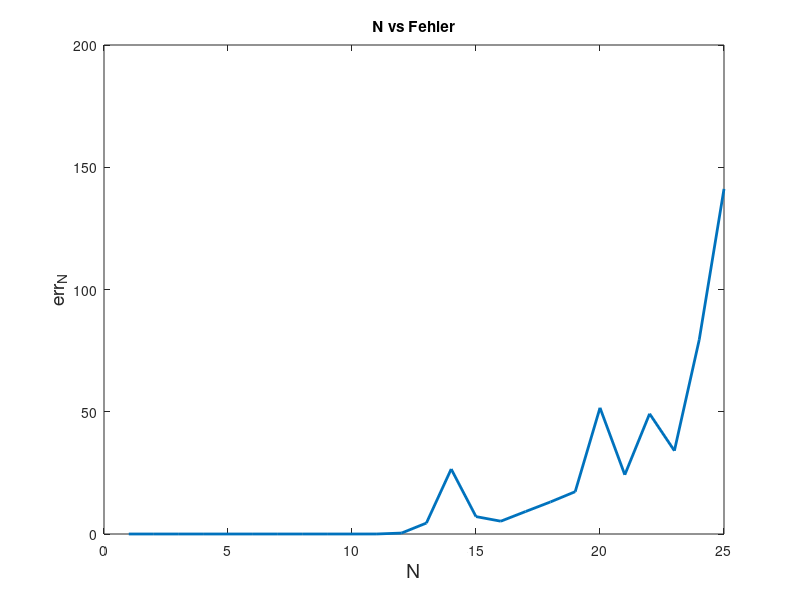
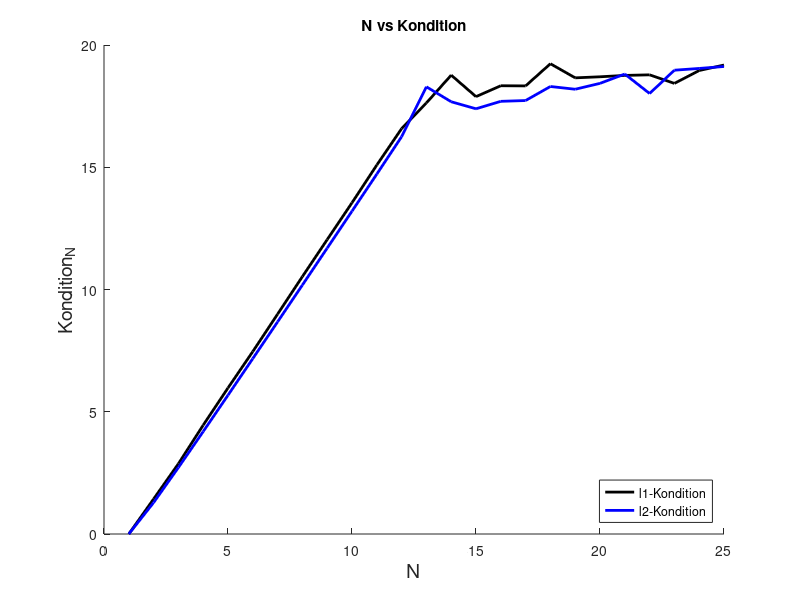

MATLAB code to generate these figures, in order:
%--- File hilbert_example.m ---
% Beispiel: Loese Gleichungssysteme mit der Hilbertmatrix
%           und betrachte den Fehler
NN = 25;
err = zeros(NN,1); kond1 = zeros(NN,1); kond2 = zeros(NN,1);
for N=1:NN
   x = ones(N,1);
   A = hilb(N);% Die volle Hilbertmatrix
   b = A*x;
   y = A\b;
   err(N)   = max(abs(y-x));
   kond1(N) = condest(A);% Siehe help-Menue
   kond2(N) = cond(A);   % Siehe help-Menue
end
figure(1); clf
   plot(1:N,err,'LineWidth',2);
   title('N vs Fehler');
   xlabel('N','FontSize',14); ylabel('err_N','FontSize',14);
figure(2); clf; hold on
   plot(1:N,log10(kond1),'k-','LineWidth',2);
   plot(1:N,log10(kond2),'b-','LineWidth',2);
   title('N vs Kondition');
   xlabel('N','FontSize',14); ylabel('Kondition_N','FontSize',14);
   legend('l1-Kondition','l2-Kondition','Location','SouthEast');
   hold off
